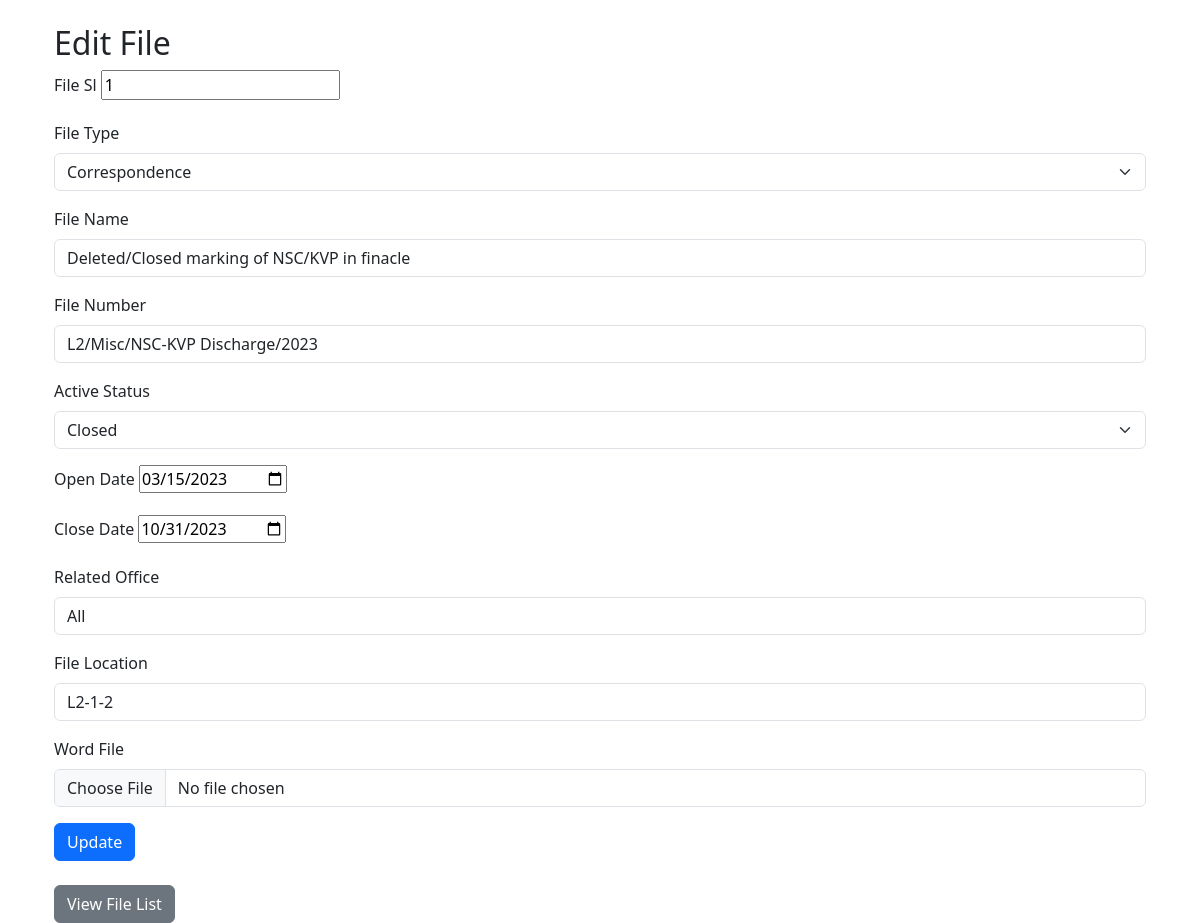
The app's page /fs/edit/1/ with its own data.
### fs/models.py (models this page shows, shortened)
class FileInfo(models.Model):
    FILE_TYPE_CHOICES = [
        ('Corr', 'Correspondence'),
        ('Saction', 'Sanction'),
        ('L-Case', 'Legal Case'),
        ('CashConveyance', 'Cash Conveyance'),
        ('Duplicate', 'Duplicate'),
        ('DeceasedClaim', 'Deceased Claim'),
        ('CourtCase', 'Court Case'),
        ('Statement', 'Statement'),
    ]
    FILE_STATUS_ACTIVE = 'Active'
    FILE_STATUS_CLOSED = 'Closed'
    FILE_STATUS_CHOICES = [
        (FILE_STATUS_ACTIVE, 'Active'),
        (FILE_STATUS_CLOSED, 'Closed'),
    ]
    FileSl = models.IntegerField(default=0)
    FileType = models.CharField(max_length=15, choices=FILE_TYPE_CHOICES)
    FileName = models.CharField(max_length=255)
    FileNo = models.CharField(max_length=50, null=True, blank=True)
    ActiveStatus = models.CharField(max_length=10, choices=FILE_STATUS_CHOICES, default=FILE_STATUS_ACTIVE)
    OpenDate = models.DateField()
    CloseDate = models.DateField(null=True, blank=True)
    RelatedOffice = models.CharField(max_length=100)
    FileLocation = models.CharField(max_length=10)
    WordFile = models.FileField(upload_to='word_files/', null=True, blank=True)

### fs/views.py (the view, shortened to what this page needs)
# urls.py: path('edit/<int:file_id>/', EditFileView.as_view(), name='edit_file'),
class EditFileView(View):
    template_name = 'fs/edit_file.html'
    def get(self, request, file_id):
        file = get_object_or_404(FileInfo, id=file_id)
        form = FileInfoForm(instance=file)
        return render(request, self.template_name, {'form': form, 'file': file})

### fs/forms.py
class FileInfoForm(forms.ModelForm):
    class Meta:
        model = FileInfo
        fields = ['FileSl','FileType', 'FileName', 'FileNo', 'ActiveStatus', 'OpenDate', 'CloseDate', 'RelatedOffice', 'FileLocation', 'WordFile']
        widgets = {
            'OpenDate': DateInput(),
            'CloseDate': DateInput(),
            'FileType': forms.Select(attrs={'class': 'form-select'}),
            'FileName': forms.TextInput(attrs={'class': 'form-control'}),
            'FileNo': forms.TextInput(attrs={'class': 'form-control'}),
            'ActiveStatus': forms.Select(attrs={'class': 'form-select'}),
            'RelatedOffice': forms.TextInput(attrs={'class': 'form-control'}),
            'FileLocation': forms.TextInput(attrs={'class': 'form-control'}),
            'WordFile': forms.FileInput(attrs={'class': 'form-control'}),
        }

### templates/fs/edit_file.html (shortened to what this page needs)
{% extends 'fs/base.html' %}
{% block content %}
    <div class="container mt-4">
        <h2>Edit File</h2>
        <form method="post" enctype="multipart/form-data">
            <div class="mb-3">
                <label for="{{ form.FileSl.id_for_label }}" class="form-label">File Sl</label>
                {{ form.FileSl }}
            </div>
            <div class="mb-3">
                <label for="{{ form.FileType.id_for_label }}" class="form-label">File Type</label>
                {{ form.FileType }}
            </div>
            <div class="mb-3">
                <label for="{{ form.FileName.id_for_label }}" class="form-label">File Name</label>
                {{ form.FileName }}
            </div>
            <div class="mb-3">
                <label for="{{ form.FileNo.id_for_label }}" class="form-label">File Number</label>
                {{ form.FileNo }}
            </div>
            <div class="mb-3">
                <label for="{{ form.ActiveStatus.id_for_label }}" class="form-label">Active Status</label>
                {{ form.ActiveStatus }}
            </div>
            <div class="mb-3">
                <label for="{{ form.OpenDate.id_for_label }}" class="form-label">Open Date</label>
                {{ form.OpenDate }}
            </div>
            <div class="mb-3">
                <label for="{{ form.CloseDate.id_for_label }}" class="form-label">Close Date</label>
                {{ form.CloseDate }}
            </div>
            <div class="mb-3">
                <label for="{{ form.RelatedOffice.id_for_label }}" class="form-label">Related Office</label>
                {{ form.RelatedOffice }}
            </div>
            <div class="mb-3">
                <label for="{{ form.FileLocation.id_for_label }}" class="form-label">File Location</label>
                {{ form.FileLocation }}
            </div>
            <div class="mb-3">
                <label for="{{ form.WordFile.id_for_label }}" class="form-label">Word File</label>
                {{ form.WordFile }}
            </div>
            <button type="submit" class="btn btn-primary">Update</button>
        </form>
    </div>
    <div class="container mt-4">
        <a href="{% url 'fs:view_file_list' %}" class="btn btn-secondary">View File List</a>
    </div>
{% endblock %}

### records on screen
FileInfo: FileSl "1", FileType "Correspondence", FileName "Deleted/Closed marking of NSC/KVP in finacle", FileNo "L2/Misc/NSC-KVP Discharge/2023", ActiveStatus "Closed", OpenDate "03/15/2023", CloseDate "10/31/2023", RelatedOffice "All", FileLocation "L2-1-2"
